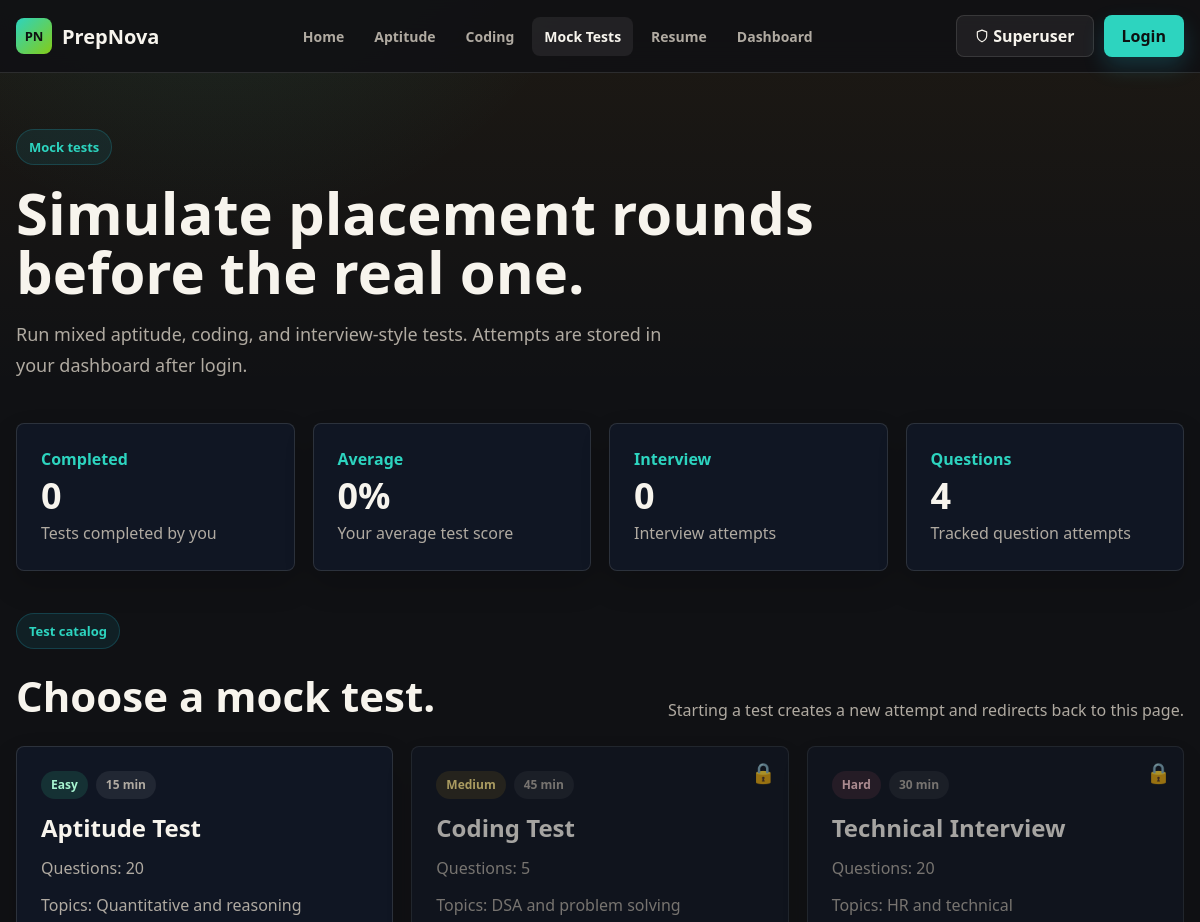
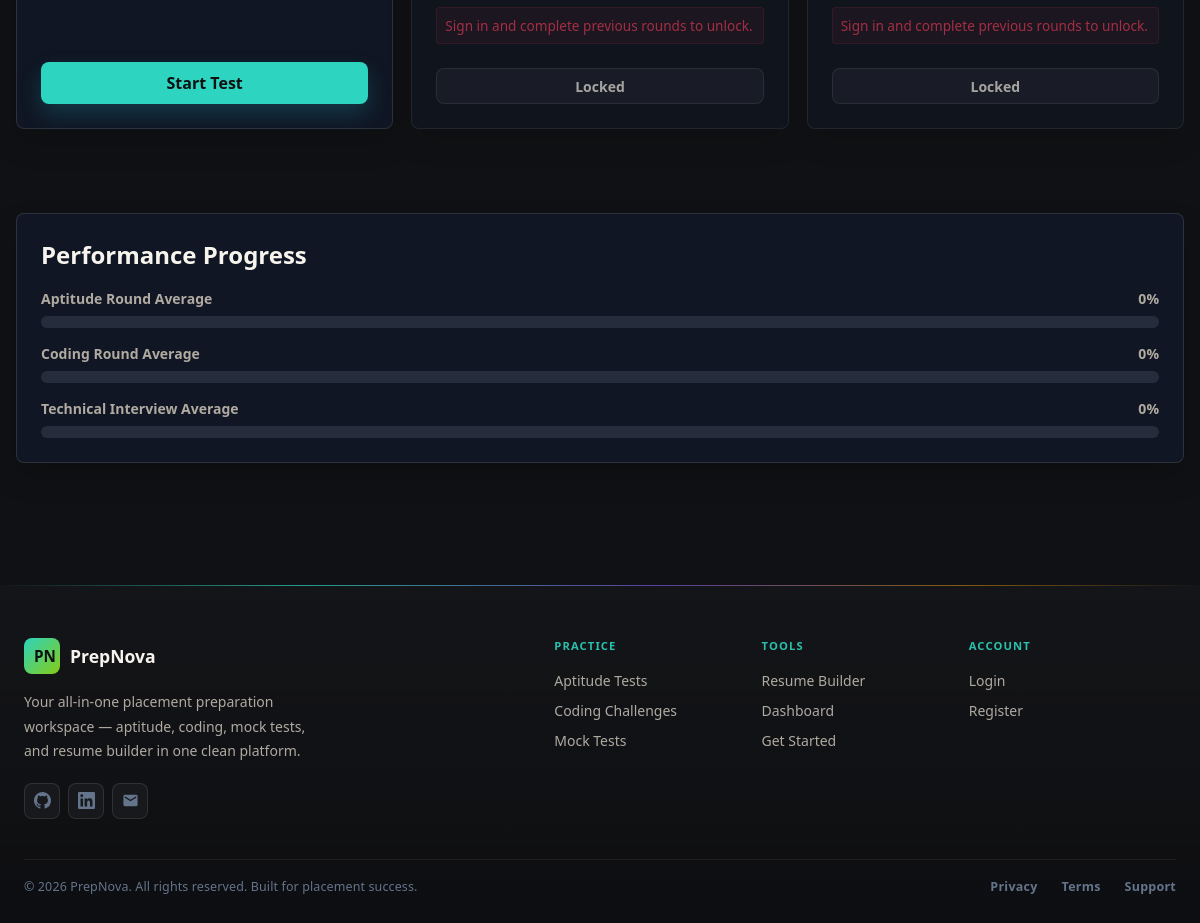
The app's page /mocktest/ with its own data (2 pictures, top to bottom).
### myapp/models.py (models this page shows, shortened)
class PrepTest(models.Model):
    APTITUDE = 'aptitude'
    CODING = 'coding'
    MOCK = 'mock'
    RESUME = 'resume'
    CATEGORY_CHOICES = [
        (APTITUDE, 'Aptitude'),
        (CODING, 'Coding'),
        (MOCK, 'Mock Test'),
        (RESUME, 'Resume'),
    ]
    EASY = 'easy'
    MEDIUM = 'medium'
    HARD = 'hard'
    DIFFICULTY_CHOICES = [
        (EASY, 'Easy'),
        (MEDIUM, 'Medium'),
        (HARD, 'Hard'),
    ]
    title = models.CharField(max_length=120)
    category = models.CharField(max_length=20, choices=CATEGORY_CHOICES)
    difficulty = models.CharField(max_length=20, choices=DIFFICULTY_CHOICES, default=MEDIUM)
    question_count = models.PositiveIntegerField(default=0)
    duration_minutes = models.PositiveIntegerField(default=0)
    topics = models.CharField(max_length=255, blank=True)
    is_active = models.BooleanField(default=True)

### myapp/views.py (the view)
# urls.py: path('mocktest/', views.mocktest, name='mocktest'),
def mocktest(request):
    ensure_default_tests()
    order_map = {'Aptitude Test': 1, 'Coding Test': 2, 'Technical Interview': 3}
    tests_qs = PrepTest.objects.filter(category=PrepTest.MOCK, is_active=True)
    tests = sorted(list(tests_qs), key=lambda t: order_map.get(t.title, 99))
    total_attempts = TestAttempt.objects.filter(test__category=PrepTest.MOCK, status=TestAttempt.COMPLETED).count()
    has_passed_aptitude = False
    has_passed_coding = False
    if request.user.is_authenticated:
        completed_mock_attempts = TestAttempt.objects.filter(
            user=request.user,
            test__category=PrepTest.MOCK,
            status=TestAttempt.COMPLETED
        )
        has_passed_aptitude = completed_mock_attempts.filter(test__title='Aptitude Test', score__gte=50).exists()
        has_passed_coding = completed_mock_attempts.filter(test__title='Coding Test', score__gte=50).exists()
        aptitude_avg = completed_mock_attempts.filter(test__title='Aptitude Test').aggregate(score=Avg('score'))['score'] or 0
        coding_avg = completed_mock_attempts.filter(test__title='Coding Test').aggregate(score=Avg('score'))['score'] or 0
        interview_avg = completed_mock_attempts.filter(test__title='Technical Interview').aggregate(score=Avg('score'))['score'] or 0
        stats = {
            'tests_completed': completed_mock_attempts.count(),
            'average_score': round(completed_mock_attempts.aggregate(score=Avg('score'))['score'] or 0),
            'mock_interviews': completed_mock_attempts.filter(test__title__icontains='interview').count(),
            'questions_solved': completed_mock_attempts.count() or total_attempts,
            'aptitude_avg': round(aptitude_avg),
            'coding_avg': round(coding_avg),
            'interview_avg': round(interview_avg),
        }
    else:
        stats = {
            'tests_completed': 0,
            'average_score': 0,
            'mock_interviews': 0,
            'questions_solved': total_attempts,
            'aptitude_avg': 0,
            'coding_avg': 0,
            'interview_avg': 0,
        }
    annotated_tests = []
    for test in tests:
        test_info = {
            'id': test.id,
            'title': test.title,
            'difficulty': test.difficulty,
            'get_difficulty_display': test.get_difficulty_display(),
            'duration_minutes': test.duration_minutes,
            'question_count': test.question_count,
            'topics': test.topics,
            'is_locked': False,
            'lock_reason': '',
        }
        if request.user.is_authenticated:
            if test.title == 'Coding Test':
                if not has_passed_aptitude:
                    test_info['is_locked'] = True
                    test_info['lock_reason'] = 'Pass the Aptitude Test with >= 50% to unlock this round.'
            elif test.title == 'Technical Interview':
                if not has_passed_coding:
                    test_info['is_locked'] = True
                    if not has_passed_aptitude:
                        test_info['lock_reason'] = 'Pass the Aptitude and Coding tests to unlock this round.'
                    else:
                        test_info['lock_reason'] = 'Pass the Coding Test with >= 50% to unlock this round.'
        else:
            if test.title in ['Coding Test', 'Technical Interview']:
                test_info['is_locked'] = True
                test_info['lock_reason'] = 'Sign in and complete previous rounds to unlock.'
        annotated_tests.append(test_info)
    return render(request, 'mocktest.html', {'tests': annotated_tests, 'stats': stats})

### myapp/views.py (called while the page is built, shortened)
def ensure_default_tests():
    for test in DEFAULT_TESTS:
        PrepTest.objects.get_or_create(title=test['title'], category=test['category'], defaults=test)
    ensure_default_aptitude_questions()
    ensure_default_coding_questions()

def ensure_default_aptitude_questions():
    aptitude_tests = PrepTest.objects.filter(category__in=[PrepTest.APTITUDE, PrepTest.MOCK], is_active=True)
    for test in aptitude_tests:
        if test.title == 'Coding Test':
            continue
        if test.aptitude_questions.exists():
            continue

### myapp/template/mocktest.html (shortened to what this page needs)
{% extends "base.html" %}
{% block content %}
  <section class="page-shell">
    <div class="page-title">
      <div class="eyebrow">Mock tests</div>
      <h1>Simulate placement rounds before the real one.</h1>
      <p>Run mixed aptitude, coding, and interview-style tests. Attempts are stored in your dashboard after login.</p>
    </div>
    <div class="grid four">
      <div class="metric-card">
        <span>Completed</span>
        <strong>{{ stats.tests_completed }}</strong>
        <p>Tests completed by you</p>
      </div>
      <div class="metric-card">
        <span>Average</span>
        <strong>{{ stats.average_score }}%</strong>
        <p>Your average test score</p>
      </div>
      <div class="metric-card">
        <span>Interview</span>
        <strong>{{ stats.mock_interviews }}</strong>
        <p>Interview attempts</p>
      </div>
      <div class="metric-card">
        <span>Questions</span>
        <strong>{{ stats.questions_solved }}</strong>
        <p>Tracked question attempts</p>
      </div>
    </div>
  </section>
  <section class="section-shell">
    <div class="section-heading">
      <div>
        <div class="eyebrow">Test catalog</div>
        <h2>Choose a mock test.</h2>
      </div>
      <p>Starting a test creates a new attempt and redirects back to this page.</p>
    </div>
    <div class="grid three">
      {% for test in tests %}
        <article class="test-card" style="{% if test.is_locked %}opacity: 0.65; position: relative;{% endif %}">
          {% if test.is_locked %}
            <div class="lock-overlay" style="position: absolute; top: 12px; right: 12px; font-size: 1.25rem;">🔒</div>
          {% endif %}
          <div class="badge-row">
            <span class="badge {{ test.difficulty }}">{{ test.get_difficulty_display }}</span>
            <span class="badge">{{ test.duration_minutes }} min</span>
          </div>
          <h3>{{ test.title }}</h3>
          <p>Questions: {{ test.question_count }}</p>
          <p>Topics: {{ test.topics }}</p>
          {% if test.is_locked %}
            <div class="lock-message" style="margin-top: auto; padding: 8px; font-size: 0.85rem; color: var(--rose); background: rgba(244, 63, 94, 0.08); border-radius: 4px; border: 1px solid rgba(244, 63, 94, 0.18);">
              {{ test.lock_reason }}
            </div>
            <button class="btn btn-ghost btn-wide btn-small" style="margin-top: 12px;" disabled>Locked</button>
          {% else %}
            <form method="post" action="{% url 'start_test' test.id %}">
              <button class="btn btn-primary btn-wide" type="submit" data-loading-text="Starting...">Start Test</button>
            </form>
          {% endif %}
        </article>
      {% empty %}
        <div class="empty-note">No mock tests are available yet.</div>
      {% endfor %}
    </div>
  </section>
  <section class="section-shell">
    <div class="panel">
      <h2 class="panel-title">Performance Progress</h2>
      <div class="progress-list">
        <div class="progress-item">
          <div class="progress-meta"><span>Aptitude Round Average</span><span>{{ stats.aptitude_avg|default:0 }}%</span></div>
          <div class="progress-track"><div class="progress-fill" data-progress="{{ stats.aptitude_avg|default:0 }}"></div></div>
        </div>
        <div class="progress-item">
          <div class="progress-meta"><span>Coding Round Average</span><span>{{ stats.coding_avg|default:0 }}%</span></div>
          <div class="progress-track"><div class="progress-fill amber" data-progress="{{ stats.coding_avg|default:0 }}"></div></div>
        </div>
        <div class="progress-item">
          <div class="progress-meta"><span>Technical Interview Average</span><span>{{ stats.interview_avg|default:0 }}%</span></div>
          <div class="progress-track"><div class="progress-fill rose" data-progress="{{ stats.interview_avg|default:0 }}"></div></div>
        </div>
      </div>
    </div>
  </section>
{% endblock %}

### records on screen
PrepTest: title "Aptitude Test", topics "Quantitative and reasoning"
PrepTest: title "Coding Test", topics "DSA and problem solving"
PrepTest: title "Technical Interview", topics "HR and technical"

### other values on screen
{{ stats.tests_completed }} "0"
{{ stats.average_score }} "0"
{{ stats.mock_interviews }} "0"
{{ stats.questions_solved }} "4"
{{ test.get_difficulty_display }} "Easy" "Medium" "Hard"
{{ test.duration_minutes }} "15" "45" "30"
{{ test.question_count }} "20" "5" "20"
{{ test.lock_reason }} "Sign in and complete previous rounds to unlock." "Sign in and complete previous rounds to unlock."
{{ stats.aptitude_avg|default:0 }} "0"
{{ stats.coding_avg|default:0 }} "0"
{{ stats.interview_avg|default:0 }} "0"
